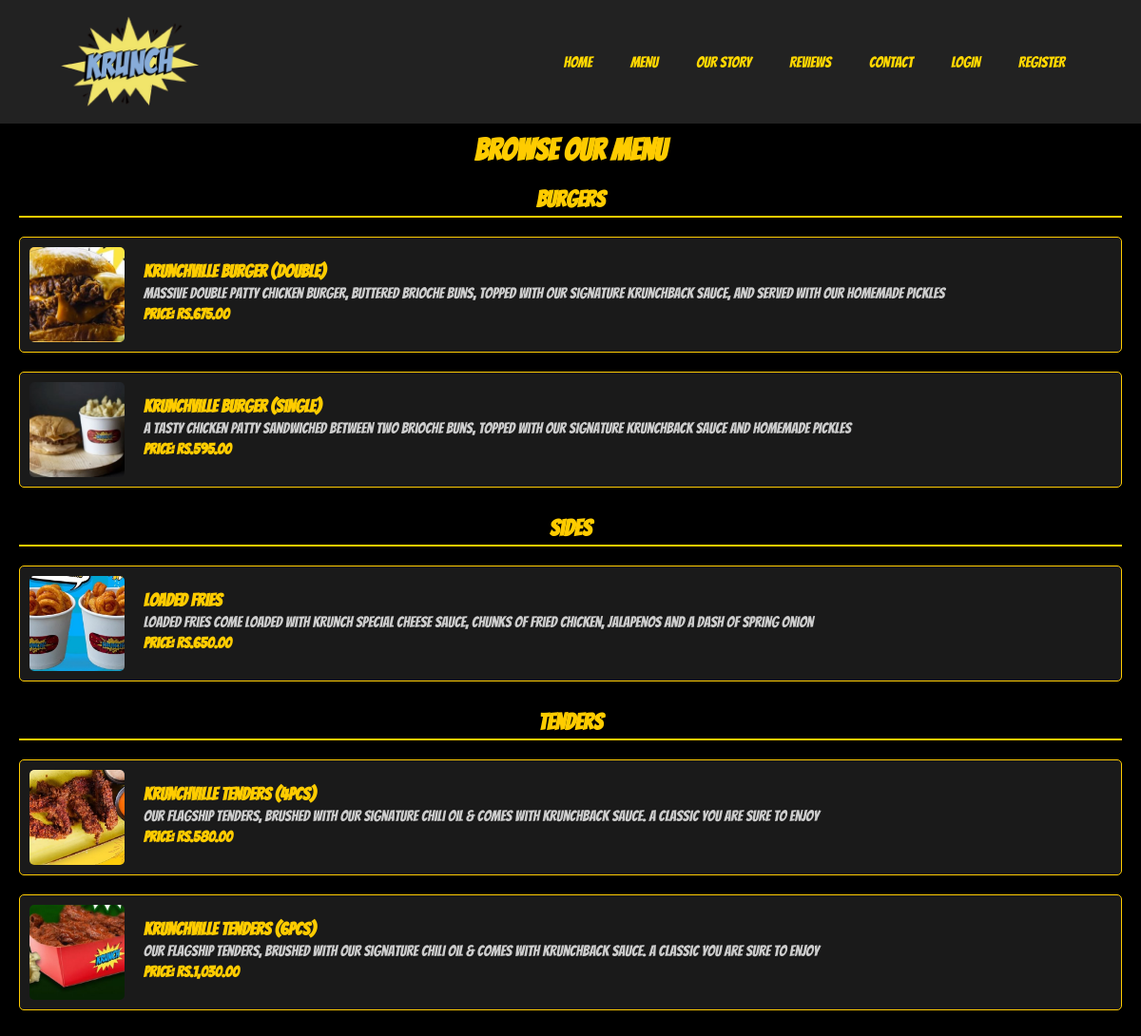
The app's page /menuview.php with its own data.
### tables this page shows
CREATE TABLE `products` (
  `id` int(11) NOT NULL,
  `name` varchar(255) NOT NULL,
  `description` text NOT NULL,
  `price` decimal(10,2) NOT NULL,
  `image` varchar(255) DEFAULT NULL,
  `category_id` int(11) DEFAULT NULL
);

### menuview.php (the view, shortened to what this page needs)
<?php
$servername = "localhost";
$username = "root";
$password = "";
$dbname = "krunchwebsite";
try {
    $pdo = new PDO("mysql:host=$servername;dbname=$dbname;charset=utf8mb4", $username, $password, [
        PDO::ATTR_ERRMODE => PDO::ERRMODE_EXCEPTION,
        PDO::ATTR_DEFAULT_FETCH_MODE => PDO::FETCH_ASSOC,
    ]);
} catch (PDOException $e) {
    die("Database Connection Failed: " . $e->getMessage());
}
try {
    $stmt = $pdo->query("SELECT p.*, c.category_name FROM products p JOIN categories c ON p.category_id = c.id ORDER BY c.category_name, p.name");
    $products = $stmt->fetchAll();
} catch (PDOException $e) {
    die("Error fetching menu: " . $e->getMessage());
}
$categorizedProducts = [];
foreach ($products as $product) {
    $categorizedProducts[$product['category_name']][] = $product;
}
?>
<!DOCTYPE html>
<html lang="en">
<head>
</head>
<body>
    <?php include('navbar.php'); ?>
    <div class="container">
        <h1>Browse Our Menu</h1>
        <?php if (!empty($categorizedProducts)): ?>
            <?php foreach ($categorizedProducts as $categoryName => $productsInCategory): ?>
                <div class="menu-category">
                    <h2><?= htmlspecialchars($categoryName) ?></h2>
                    <?php foreach ($productsInCategory as $product): ?>
                        <div class="menu-item">
                            <img src="uploads/<?php echo basename($product['image']); ?>" alt="<?php echo htmlspecialchars($product['name']); ?>" class="product-image">
                            <div class="menu-item-details">
                                <h3><?= htmlspecialchars($product['name']) ?></h3>
                                <p><?= htmlspecialchars($product['description']) ?></p>
                                <p class="price">Price: Rs.<?= number_format($product['price'], 2) ?></p>
                            </div>
                        </div>
                    <?php endforeach; ?>
                </div>
            <?php endforeach; ?>
        <?php else: ?>
            <p>No menu items available at the moment.</p>
        <?php endif; ?>
    </div>
</body>
</html>

### navbar.php (shortened to what this page needs)
<?php
try {
    $isLoggedIn = isset($_SESSION['user_id']);
} catch (PDOException $e) {
    die("Database connection failed: " . $e->getMessage());
}
?>
<div class="navbar">
    <img src="logo.png" alt="KRUNCH Logo">
    <nav>
        <ul>
            <li><a href="krunchwebsite.php">Home</a></li>
            <li><a href="menuview.php">Menu</a></li>
            <li><a href="ourstory.php">Our Story</a></li>
            <li><a href="reviews.php">Reviews</a></li>
            <li><a href="contact.php">Contact</a></li>
            <?php if ($isLoggedIn): ?>
                <li><a href="myorders.php">My Orders</a></li>
                <li><a href="logout.php">Logout</a></li>
            <?php else: ?>
                <li><a href="login.php">Login</a></li>
                <li><a href="registration.php">Register</a></li>
            <?php endif; ?>
        </ul>
    </nav>
</div>

### menuview.php (style rules this page uses)
body { font-family: 'Bangers', cursive; background-color: #000000; color: #ffcc00; margin: 0; padding: 0; }
.container { max-width: 1200px; margin: 100px auto; padding: 20px; }
h1, h2 { text-align: center; color: #ffcc00; }
.menu-category { margin-bottom: 30px; }
.menu-category h2 { border-bottom: 2px solid #ffcc00; padding-bottom: 5px; }
.menu-item { display: flex; align-items: center; margin-bottom: 20px; border: 1px solid #ffcc00; border-radius: 5px; padding: 10px; background-color: #1a1a1a; box-shadow: 0 4px 6px rgba(0, 0, 0, 0.5); }
.menu-item img { width: 100px; height: 100px; border-radius: 5px; margin-right: 20px; object-fit: cover; }
.menu-item-details { flex-grow: 1; }
.menu-item-details h3 { margin: 0; color: #ffcc00; }
.menu-item-details p { margin: 5px 0; color: #ccc; }
.menu-item-details .price { font-weight: bold; color: #ffcc00; }

### navbar.php (style rules this page uses)
.navbar { width: 100%; padding: 15px 5%; display: flex; justify-content: space-between; align-items: center; background: #222; position: fixed; top: 0; z-index: 1000; box-shadow: 0 5px 15px rgba(0, 0, 0, 0.3); box-sizing: border-box; }
.navbar img { width: 150px; }
nav ul { display: flex; align-items: center; justify-content: center; list-style: none; margin: 0; padding: 0; }
nav ul li { margin: 0 10px; }
.navbar ul li a { text-decoration: none; color: #FFD700; font-size: 16px; text-transform: uppercase; transition: color 0.3s; position: relative; padding: 5px 10px; }
.navbar ul li a::after { content: ''; width: 0; height: 3px; background: #FFD700; position: absolute; left: 50%; bottom: -5px; transform: translateX(-50%); transition: width 0.3s; }

### records on screen
products: image (picture), name "KrunchVille Burger (Double)", description "Massive double patty chicken burger, buttered brioche buns, topped with our signature Krunchback sauce, and served with our homemade pickles", price "675.00"
products: image (picture), name "KrunchVille Burger (Single)", description "A tasty chicken patty sandwiched between two brioche buns, topped with our Signature Krunchback sauce and homemade pickles", price "595.00"
products: image (picture), name "Loaded Fries", description "Loaded fries come loaded with Krunch special cheese sauce, chunks of fried chicken, jalapenos and a dash of spring onion", price "650.00"
products: image (picture), name "KrunchVille Tenders (4pcs)", description "Our flagship tenders, brushed with our signature chili oil & comes with Krunchback sauce. A classic you are sure to enjoy", price "580.00"
products: image (picture), name "Krunchville Tenders (6pcs)", description "Our flagship tenders, brushed with our signature chili oil & comes with Krunchback sauce. A classic you are sure to enjoy", price "1,030.00"

### other values on screen
$categoryName "Burgers"
$categoryName "Sides"
$categoryName "Tenders"
